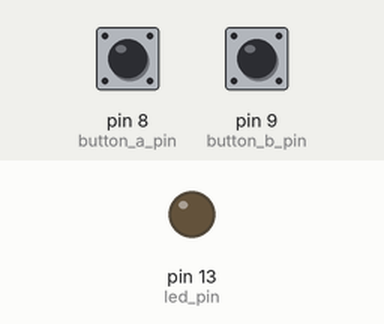
A sketch run on a simulated Arduino Uno, built with avr-gcc and run on an emulated ATmega328P. Parts: output pins drawn as LEDs (lit = HIGH). The test bench sets the inputs (shaded band); at power-on: pin 8 (button_a_pin) HIGH, pin 9 (button_b_pin) HIGH.

Above: at 1.2 s.
1.3 s: pin 8 (button_a_pin) pulled LOW for 0.15 s
At 2.0 s:
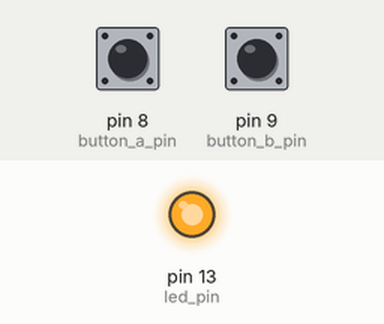
2.9 s: pin 9 (button_b_pin) pulled LOW for 0.15 s
At 3.2 s:
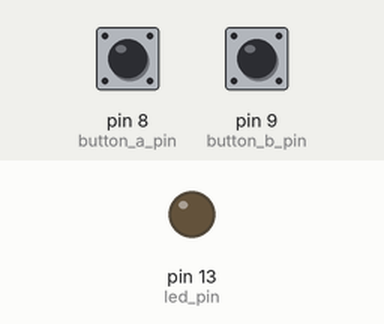
4.5 s: pin 8 (button_a_pin) pulled LOW for 1 s
At 5.7 s:
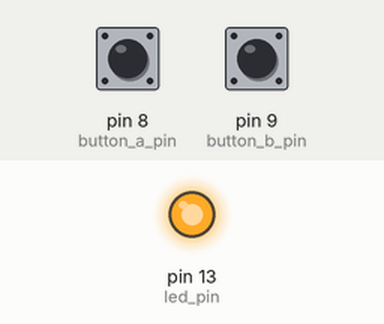
Timing chart, 0 to 7.5 s (numbered marks = the images above; inputs shaded):
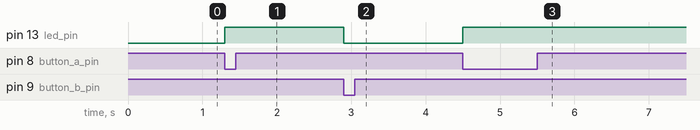

The sketch:

button_press_with_state_and_functions.ino
```cpp
const int button_a_pin = 8;
const int button_b_pin = 9;
const int led_pin =  13;

int button_a_pressed = 0;
int button_b_pressed = 0;

void setup() {
  pinMode(led_pin, OUTPUT);
  pinMode(button_a_pin, INPUT_PULLUP);
  pinMode(button_b_pin, INPUT_PULLUP);

}

void turn_on_led(void){
  digitalWrite(led_pin, HIGH);
}

void turn_off_led(void){
  digitalWrite(led_pin, LOW);
}

void read_buttons(void){

  if (digitalRead(button_a_pin) == LOW) {
    button_a_pressed = 1;
    button_b_pressed = 0;
  }

  if (digitalRead(button_b_pin) == LOW) {
    button_b_pressed = 1;
    button_a_pressed = 0;
  }
}
void loop() {
  /*
   * check for button press
   * turn on/off LED accordingly
   */
  read_buttons();

  if (button_a_pressed) {
    turn_on_led();
  }

  if (button_b_pressed) {
    turn_off_led();
  }
}
```

Measured:
- after the input at 1.3 s, pin 13 (led_pin): LOW → HIGH at once
- after the input at 2.9 s, pin 13 (led_pin): HIGH → LOW at once
- after the input at 4.5 s, pin 13 (led_pin): LOW → HIGH at once
